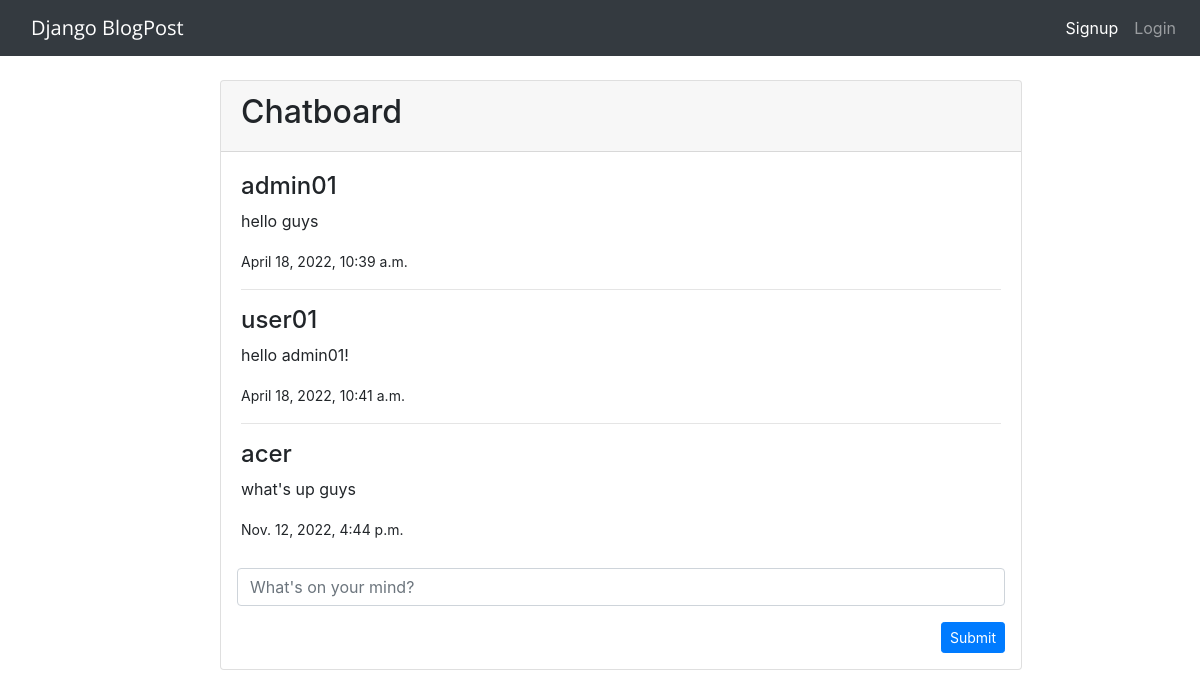
Page /users/chatboard/ on the committed database.
### users/models.py (models this page shows, shortened)
class Message(models.Model):
	user = models.ForeignKey(User, on_delete=models.CASCADE)
	content = models.CharField(max_length=200)
	created_at = models.DateTimeField(auto_now_add=True)

### users/views.py (the view)
# urls.py: path('chatboard/', views.chatboard, name='users-chatboard'),
def chatboard(request):
    chats = Message.objects.all()
    if request.method == 'POST':
        form = MessageForm(request.POST)
        if form.is_valid():
            instance =  form.save(commit=False)
            instance.user = request.user
            form.save()
            return redirect('users-chatboard')
    else:
        form = MessageForm()
    context = {
        'chats':chats,
        'form':form,
    }
    return render(request, 'users/chatboard.html', context)

### users/forms.py
class MessageForm(forms.ModelForm):
	content = forms.CharField(
		label='', widget=forms.TextInput(attrs={
			'placeholder':"What's on your mind?",
			}))
	class Meta:
		model = Message
		fields = ('content', )

### templates/users/chatboard.html (shortened to what this page needs)
{% extends 'partials/base.html' %}
{% load crispy_forms_tags %}
{% block content %}
<div class="container">
	<div class="row">
		<div class="card offset-2 mt-4">
		<div class="card-header">
			<h2>Chatboard</h2>
		</div>
		  <div class="card-body" style="width: 50rem; height: 400px; overflow-y: scroll;">
		  	{% for c in chats %}
		  	<h4>{{c.user.username}}</h4>
		  	<p>{{c.content}}</p>
		  	<small>{{c.created_at}}</small>
		  	<hr>
		  	{% endfor %}
		  </div>
		   <form method="POST" class="m-3">
		  	{{form|crispy}}
		  	<input class="btn btn-primary btn-sm float-right" type="Submit">
		  </form>
		</div>
		</div>
		</div>
{% endblock %}

### rows in the picture
Message: user.username "admin01", content "hello guys", created_at "April 18, 2022, 10:39 a.m."
Message: user.username "user01", content "hello admin01!", created_at "April 18, 2022, 10:41 a.m."
Message: user.username "acer", content "what's up guys", created_at "Nov. 12, 2022, 4:44 p.m."
